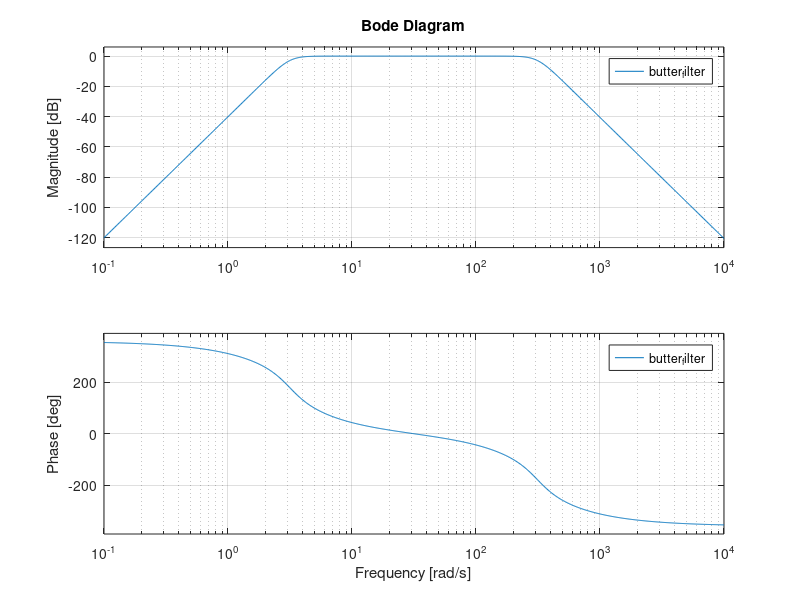
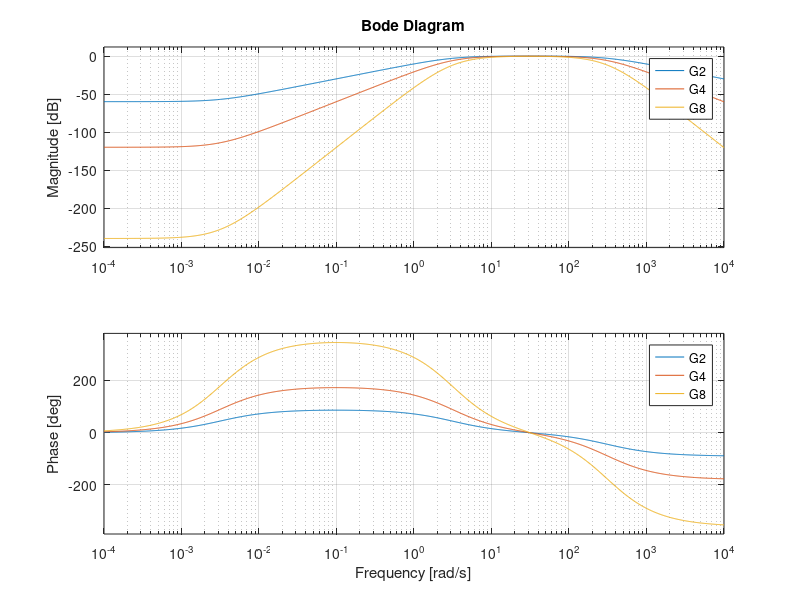

Write MATLAB code to recreate these figures, in order. (Note: this script raises an error after producing the figures.)
[num, den] = butter(4, [0.5*2*pi, 50*2*pi], 'bandpass', 's');
butter_filter = tf(num, den)

figure, bode(butter_filter), grid on;

G2 = tf([100*pi, 1], conv([1, pi], [1, 100*pi]))

G4 = G2*G2;
G8 = G4*G4;

figure, bode(G2, G4, G8);

figure, lsim(butter_filter, G8, necg, time), grid on;